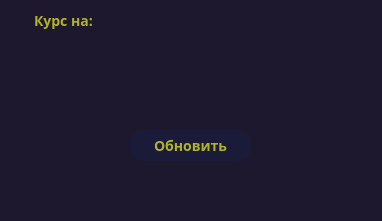
<?xml version="1.0" encoding="UTF-8"?>
<ui version="4.0">
 <class>QMainWindow</class>
 <widget class="QMainWindow" name="QMainWindow">
  <property name="geometry">
   <rect>
    <x>0</x>
    <y>0</y>
    <width>382</width>
    <height>221</height>
   </rect>
  </property>
  <property name="windowTitle">
   <string>Vault</string>
  </property>
  <property name="styleSheet">
   <string notr="true">background-color: #1e182e;
opacity: 0.7;
</string>
  </property>
  <widget class="QWidget" name="centralwidget">
   <widget class="QPushButton" name="pushButton">
    <property name="geometry">
     <rect>
      <x>130</x>
      <y>130</y>
      <width>121</width>
      <height>31</height>
     </rect>
    </property>
    <property name="styleSheet">
     <string notr="true">QPushButton{
font-family: sans-serif;
font-size: 14px;
font-weight: bold;
color:#b0b329;
background-color:#1a1b38;
border-radius: 14px;
}
QPushButton:hover{
background-color: #1e1f42;
transition: .3s;
}</string>
    </property>
    <property name="text">
     <string>Обновить</string>
    </property>
   </widget>
   <widget class="QLabel" name="label">
    <property name="geometry">
     <rect>
      <x>130</x>
      <y>10</y>
      <width>121</width>
      <height>21</height>
     </rect>
    </property>
    <property name="styleSheet">
     <string notr="true">font-family: sans-serif;
font-size: 14px;
font-weight: bold;
color:#b0b329;
text-align: center;
position: absolute;
margin: 0 10;</string>
    </property>
    <property name="text">
     <string/>
    </property>
   </widget>
   <widget class="QLabel" name="label_2">
    <property name="geometry">
     <rect>
      <x>20</x>
      <y>10</y>
      <width>91</width>
      <height>21</height>
     </rect>
    </property>
    <property name="styleSheet">
     <string notr="true">font-family: sans-serif;
font-size: 14px;
font-weight: bold;
color:#b0b329;
text-align: center;
position: absolute;
margin: 0 10;</string>
    </property>
    <property name="text">
     <string>Курс на:</string>
    </property>
   </widget>
   <widget class="QLabel" name="label_3">
    <property name="geometry">
     <rect>
      <x>50</x>
      <y>70</y>
      <width>281</width>
      <height>41</height>
     </rect>
    </property>
    <property name="styleSheet">
     <string notr="true">font-family: sans-serif;
font-size: 14px;
font-weight: bold;
color:#b0b329;
text-align: center;
position: absolute;
margin: 0 10;</string>
    </property>
    <property name="text">
     <string/>
    </property>
   </widget>
  </widget>
  <widget class="QMenuBar" name="menubar">
   <property name="geometry">
    <rect>
     <x>0</x>
     <y>0</y>
     <width>382</width>
     <height>21</height>
    </rect>
   </property>
  </widget>
  <widget class="QStatusBar" name="statusbar"/>
 </widget>
 <resources/>
 <connections/>
</ui>
